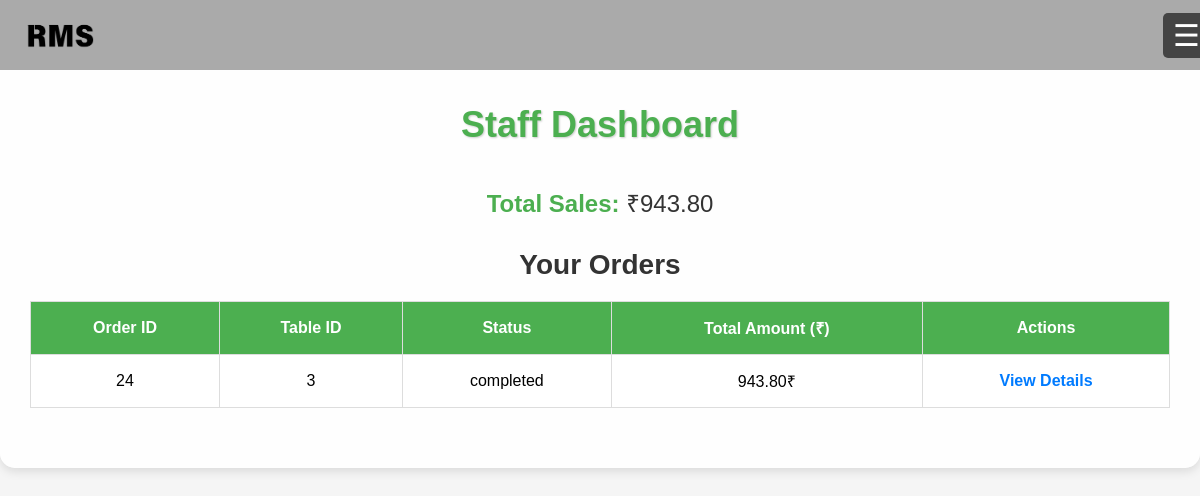
Page /pages/staff_dashboard.php (signed in) on the committed database.
### tables this page shows
CREATE TABLE `orders` (
  `order_id` int(11) NOT NULL,
  `TAX` int(11) DEFAULT NULL,
  `order_status` char(100) NOT NULL,
  `order_date` date DEFAULT current_timestamp(),
  `table_id` int(11) DEFAULT NULL,
  `staff_id` int(11) DEFAULT NULL,
  `total_price` decimal(10,2) NOT NULL
);

### pages/staff_dashboard.php (the view, shortened to what this page needs)
<?php
include '../includes/navbar.php';
include '../includes/database.php';
$staff_id = $_SESSION['staff_id'];
$orders_query = $conn->prepare("SELECT o.order_id, o.table_id, o.order_status, o.total_price FROM orders o WHERE o.staff_id = ?");
$orders_query->bind_param('i', $staff_id);
$orders_query->execute();
$orders_result = $orders_query->get_result();
$total_sales_query = $conn->prepare("SELECT SUM(o.total_price) AS total_sales FROM orders o WHERE o.staff_id = ? AND o.order_status = 'completed'");
$total_sales_query->bind_param('i', $staff_id);
$total_sales_query->execute();
$total_sales_result = $total_sales_query->get_result();
$total_sales = $total_sales_result->fetch_assoc()['total_sales'] ?? 0;
?>
<!DOCTYPE html>
<html lang="en">
<head>
    <link rel="stylesheet" href="../css/styles3.css">
</head>
<body>
    <div class="dashboard-container">
        <h1>Staff Dashboard</h1>
        <div class="total-sales">
            <strong>Total Sales:</strong> ₹<?php echo number_format($total_sales, 2); ?>
        </div>
        <h2>Your Orders</h2>
        <table>
            <thead>
                <tr>
                    <th>Order ID</th>
                    <th>Table ID</th>
                    <th>Status</th>
                    <th>Total Amount (₹)</th>
                    <th>Actions</th>
                </tr>
            </thead>
            <tbody>
                <?php if ($orders_result->num_rows > 0): ?>
                    <?php while ($order = $orders_result->fetch_assoc()): ?>
                        <tr>
                            <td><?php echo htmlspecialchars($order['order_id']); ?></td>
                            <td><?php echo htmlspecialchars($order['table_id']); ?></td>
                            <td><?php echo htmlspecialchars($order['order_status']); ?></td>
                            <td><?php echo number_format($order['total_price'], 2); ?>₹</td>
                            <td>
                                <a href="order_details.php?order_id=<?php echo htmlspecialchars($order['order_id']); ?>" class="view-details">View Details</a>
                            </td>
                        </tr>
                    <?php endwhile; ?>
                <?php else: ?>
                    <tr>
                        <td colspan="5" class="no-orders">No orders assigned to you yet.</td>
                    </tr>
                <?php endif; ?>
            </tbody>
        </table>
    </div>
</body>
</html>

### CSS/styles3.css (style rules this page uses)
body { font-family: Arial, sans-serif; background-color: #f4f4f4; margin: 0; padding: 20px; }
h1 { text-align: center; color: #333; }
table { width: 100%; border-collapse: collapse; margin-top: 20px; }
th, td { padding: 12px; text-align: left; }
th { background-color: #007BFF; color: white; }

### includes/navbar.php (style rules this page uses)
body { padding-top: 60px; }

### pages/staff_dashboard.php (style rules this page uses)
body { font-family: 'Poppins', sans-serif; margin: 0; padding: 0; background-color: #f5f5f5; background-image: url('../IMG/background-dashboard.jpg'); background-size: cover; background-position: center; background-attachment: fixed; }
.dashboard-container { max-width: 1200px; margin: 50px auto; background-color: rgba(255, 255, 255, 0.9); padding: 30px; border-radius: 15px; box-shadow: 0 4px 10px rgba(0, 0, 0, 0.1); }
h1 { text-align: center; color: #4CAF50; font-size: 36px; margin-bottom: 40px; text-shadow: 1px 1px 2px rgba(0, 0, 0, 0.2); }
.total-sales { text-align: center; font-size: 24px; color: #333; margin-bottom: 30px; }
.total-sales strong { color: #4CAF50; }
h2 { font-size: 28px; color: #333; margin-bottom: 20px; text-align: center; }
table { width: 100%; border-collapse: collapse; margin-bottom: 30px; }
table, th, td { border: 1px solid #ddd; }
th, td { padding: 15px; text-align: center; font-size: 16px; }
th { background-color: #4CAF50; color: white; }
td { background-color: #fff; }
.view-details { color: #007BFF; text-decoration: none; font-weight: bold; }

### rows in the picture
orders: order_id "24", table "3", order_status "completed", total_price "943.80"

### other values in the picture
$total_sales "943.80"
